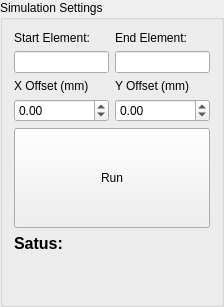
      <widget class="QGroupBox" name="groupBox_2">
       <property name="minimumSize">
        <size>
         <width>0</width>
         <height>0</height>
        </size>
       </property>
       <property name="maximumSize">
        <size>
         <width>224</width>
         <height>16777215</height>
        </size>
       </property>
       <property name="title">
        <string>Simulation Settings</string>
       </property>
       <layout class="QGridLayout" name="gridLayout_2">
        <item row="2" column="1">
         <widget class="QLabel" name="label">
          <property name="text">
           <string>X Offset (mm)</string>
          </property>
         </widget>
        </item>
        <item row="2" column="2">
         <widget class="QLabel" name="label_10">
          <property name="text">
           <string>Y Offset (mm)</string>
          </property>
         </widget>
        </item>
        <item row="3" column="1">
         <widget class="QDoubleSpinBox" name="doubleSpinBox_x_off">
          <property name="minimum">
           <double>-99.989999999999995</double>
          </property>
          <property name="singleStep">
           <double>0.010000000000000</double>
          </property>
         </widget>
        </item>
        <item row="0" column="1">
         <widget class="QLabel" name="label_9">
          <property name="text">
           <string>Start Element:</string>
          </property>
         </widget>
        </item>
        <item row="0" column="2">
         <widget class="QLabel" name="label_11">
          <property name="text">
           <string>End Element:</string>
          </property>
         </widget>
        </item>
        <item row="1" column="2">
         <widget class="QLineEdit" name="lineEdit_stop"/>
        </item>
        <item row="1" column="1">
         <widget class="QLineEdit" name="lineEdit_start"/>
        </item>
        <item row="3" column="2">
         <widget class="QDoubleSpinBox" name="doubleSpinBox_y_off">
          <property name="minimum">
           <double>-99.989999999999995</double>
          </property>
          <property name="singleStep">
           <double>0.010000000000000</double>
          </property>
         </widget>
        </item>
        <item row="34" column="1" colspan="2">
         <spacer name="verticalSpacer">
          <property name="orientation">
           <enum>Qt::Vertical</enum>
          </property>
          <property name="sizeHint" stdset="0">
           <size>
            <width>20</width>
            <height>40</height>
           </size>
          </property>
         </spacer>
        </item>
        <item row="32" column="1" colspan="2">
         <widget class="QPushButton" name="pushButton">
          <property name="minimumSize">
           <size>
            <width>0</width>
            <height>100</height>
           </size>
          </property>
          <property name="text">
           <string>Run</string>
          </property>
         </widget>
        </item>
        <item row="33" column="1" colspan="2">
         <widget class="QLabel" name="label_95">
          <property name="font">
           <font>
            <pointsize>12</pointsize>
            <weight>75</weight>
            <bold>true</bold>
           </font>
          </property>
          <property name="text">
           <string>Satus: </string>
          </property>
         </widget>
        </item>
       </layout>
      </widget>
